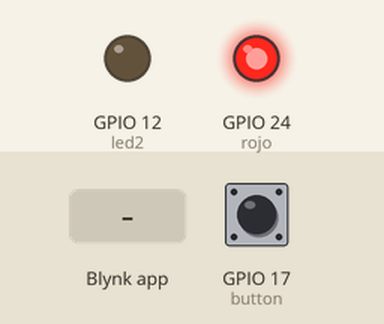
Simulated run of this program. Board: Raspberry Pi (BCM pin numbers). Shown: output pins drawn as LEDs (lit = HIGH). Inputs (shaded band) come from the test bench; at power-on: GPIO 17 (button) LOW. What the program prints to the terminal is not drawn.

Above: at 1.2 s.
1.3 s: Blynk app writes 0 to V2
At 1.8 s:
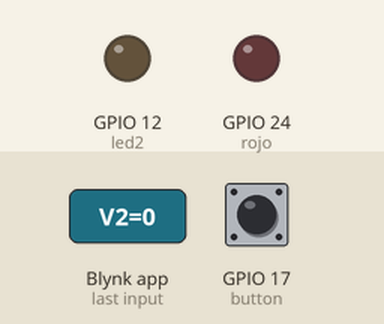
2.8 s: Blynk app writes 1 to V0
4.3 s: Blynk app writes 0 to V0
Timing chart, 0 to 7.3 s (numbered marks = the images above; inputs shaded):
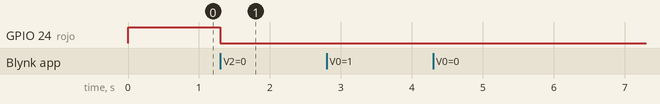

Measured:
- after the input at 1.3 s, GPIO 24 (rojo): HIGH → LOW at once
- after the input at 2.8 s, every drawn part: stays the same
- after the input at 4.3 s, every drawn part: stays the same

The program:

practica_1_1.py
```python
import BlynkLib
import RPi.GPIO as GPIO
from BlynkTimer import BlynkTimer

BLYNK_AUTH = 'y-83ifX1UIjZhZmyivc_EU4mzsqhDll0'

led1 = 24
led2 = 12
button = 17
GPIO.setmode(GPIO.BCM)
GPIO.setup(led1, GPIO.OUT)
GPIO.setup(led2, GPIO.OUT)
GPIO.setup(button, GPIO.IN)

rojo = GPIO.PWM(24,100)
rojo.start(100)


# Initialize Blynk
blynk = BlynkLib.Blynk(BLYNK_AUTH)

# Register virtual pin handler
@blynk.on("V0")
def v0_write_handeler(value):
	if int(value[0]) != 0:
		GPIO.output(led1,GPIO.HIGH)
		print("led_on")
	else:
		GPIO.output(led1,GPIO.LOW)
		print("led_off")


@blynk.on("V2")
def v2_write_handeler(value):
	rojo.ChangeDutyCycle(int(value[0]) % 100)


@blynk.on("connected")
def blynk_connected():
	print("connected with blynk")

while True:
	blynk.run()
	button_pressed = GPIO.input(button);

	if button_pressed == GPIO.HIGH:
		blynk.virtual_write(1,255)
	else:
		blynk.virtual_write(1,0)
```
